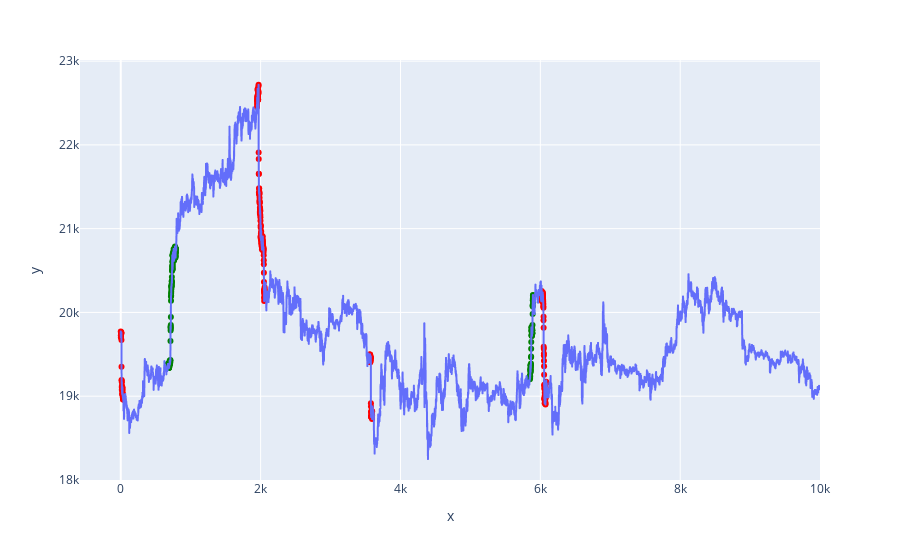

Notebook cell for this chart:
### Code cell
df_small = df[-10_000:]
labels = df_small.label.to_numpy()

buy_indices = np.where(labels == 1)[0]
sell_indices = np.where(labels == -1)[0]

fig = px.line(x=range(len(df_small)), y=df_small.Close)

fig.add_trace(
    go.Scatter(
        x=buy_indices,
        y=df_small.iloc[buy_indices].Close,
        mode="markers",
        line=go.scatter.Line(color="green"),
        showlegend=False
    )
)
fig.add_trace(
    go.Scatter(
        x=sell_indices,
        y=df_small.iloc[sell_indices].Close,
        mode="markers",
        line=go.scatter.Line(color="red"),
        showlegend=False
    )
)

fig.show()

### Figure 1 — Plotly figure (JSON) as saved in the notebook; plotly's stock layout.template omitted (floating-point values rounded to 4 significant figures; data arrays with more than 128 entries replaced by an {"elided": "..."} marker saying what was removed)
{"data": [{"hovertemplate": "x=%{x}<br>y=%{y}<extra></extra>", "legendgroup": "", "line": {"color": "#636efa", "dash": "solid"}, "marker": {"symbol": "circle"}, "mode": "lines", "name": "", "showlegend": false, "type": "scattergl", "x": {"elided": "10000 int values"}, "xaxis": "x", "y": {"elided": "10000 float values"}, "yaxis": "y"}, {"line": {"color": "green"}, "mode": "markers", "showlegend": false, "type": "scatter", "x": {"elided": "167 int values"}, "y": {"elided": "167 float values"}}, {"line": {"color": "red"}, "mode": "markers", "showlegend": false, "type": "scatter", "x": {"elided": "253 int values"}, "y": {"elided": "253 float values"}}], "layout": {"legend": {"tracegroupgap": 0}, "margin": {"t": 60}, "xaxis": {"anchor": "y", "domain": [0, 1], "title": {"text": "x"}}, "yaxis": {"anchor": "x", "domain": [0, 1], "title": {"text": "y"}}}}
